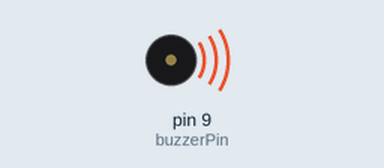
A sketch run on a simulated Arduino Uno, built with avr-gcc and run on an emulated ATmega328P. On the bench: buzzer (waves = sounding). Random numbers use the default seed unless the sketch sets one.

Above: at 0.18 s.
Timing chart, 0 to 40.0 s (numbered marks = the images above):
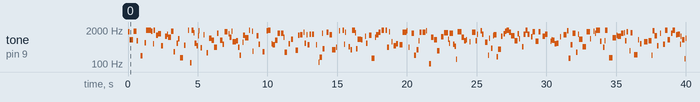

Measured:
- by itself, tone on pin 9 (buzzerPin): plays 1707 Hz for 0.12 s, 858 Hz for 0.07 s, 844 Hz for 0.18 s, 1809 Hz for 0.22 s, 792 Hz for 0.09 s, 203 Hz for 0.13 s … (229 notes in this stretch)

The sketch:

AlienSoundEffectCode.ino
```cpp
int buzzerPin = 9;  // Pin connected to the active buzzer

void setup() {
  // Nothing to set up
}

void loop() {
  // Generate random frequencies for alien-like sound
  int freq = random(100, 2000);  // Random frequency between 100Hz and 2000Hz

  // Random duration for the sound
  int duration = random(50, 300);  // Random duration between 50ms and 300ms

  tone(buzzerPin, freq, duration);  // Play the random tone
  delay(random(50, 300));          // Wait before playing the next tone
}
```
